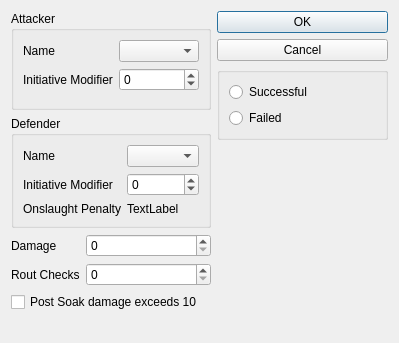
<?xml version="1.0" encoding="UTF-8"?>
<ui version="4.0">
 <class>WitheringAttack</class>
 <widget class="QDialog" name="WitheringAttack">
  <property name="geometry">
   <rect>
    <x>0</x>
    <y>0</y>
    <width>399</width>
    <height>343</height>
   </rect>
  </property>
  <property name="windowTitle">
   <string>Dialog</string>
  </property>
  <layout class="QHBoxLayout" name="horizontalLayout">
   <item>
    <layout class="QVBoxLayout" name="verticalLayout_2">
     <item>
      <widget class="QGroupBox" name="groupBox">
       <property name="title">
        <string>Attacker</string>
       </property>
       <layout class="QFormLayout" name="formLayout_2">
        <item row="0" column="1">
         <widget class="QComboBox" name="attacker_combo"/>
        </item>
        <item row="1" column="0">
         <widget class="QLabel" name="label_2">
          <property name="text">
           <string>Initiative Modifier</string>
          </property>
         </widget>
        </item>
        <item row="1" column="1">
         <widget class="QSpinBox" name="a_spinBox">
          <property name="minimum">
           <number>-99</number>
          </property>
         </widget>
        </item>
        <item row="0" column="0">
         <widget class="QLabel" name="label">
          <property name="text">
           <string>Name</string>
          </property>
         </widget>
        </item>
       </layout>
      </widget>
     </item>
     <item>
      <widget class="QGroupBox" name="groupBox_2">
       <property name="title">
        <string>Defender</string>
       </property>
       <layout class="QFormLayout" name="formLayout_3">
        <item row="0" column="0">
         <widget class="QLabel" name="label_3">
          <property name="text">
           <string>Name</string>
          </property>
         </widget>
        </item>
        <item row="0" column="1">
         <widget class="QComboBox" name="defender_combobox"/>
        </item>
        <item row="1" column="0">
         <widget class="QLabel" name="label_4">
          <property name="text">
           <string>Initiative Modifier</string>
          </property>
         </widget>
        </item>
        <item row="1" column="1">
         <widget class="QSpinBox" name="d_spinbox">
          <property name="minimum">
           <number>-99</number>
          </property>
         </widget>
        </item>
        <item row="3" column="0">
         <widget class="QLabel" name="label_7">
          <property name="text">
           <string>Onslaught Penalty</string>
          </property>
         </widget>
        </item>
        <item row="3" column="1">
         <widget class="QLabel" name="onslaught_lbl">
          <property name="text">
           <string>TextLabel</string>
          </property>
         </widget>
        </item>
       </layout>
      </widget>
     </item>
     <item>
      <layout class="QFormLayout" name="formLayout">
       <item row="0" column="0">
        <widget class="QLabel" name="label_5">
         <property name="text">
          <string>Damage</string>
         </property>
        </widget>
       </item>
       <item row="0" column="1">
        <widget class="QSpinBox" name="damage_spinbox"/>
       </item>
       <item row="1" column="0">
        <widget class="QLabel" name="label_6">
         <property name="enabled">
          <bool>true</bool>
         </property>
         <property name="text">
          <string>Rout Checks</string>
         </property>
        </widget>
       </item>
       <item row="1" column="1">
        <widget class="QSpinBox" name="rout_spinBox"/>
       </item>
       <item row="2" column="0" colspan="2">
        <widget class="QCheckBox" name="post_soak_damage_exceeds_10_checkBox">
         <property name="text">
          <string>Post Soak damage exceeds 10</string>
         </property>
        </widget>
       </item>
      </layout>
     </item>
    </layout>
   </item>
   <item>
    <layout class="QVBoxLayout" name="verticalLayout_3">
     <item>
      <widget class="QDialogButtonBox" name="buttonBox">
       <property name="sizePolicy">
        <sizepolicy hsizetype="Preferred" vsizetype="Fixed">
         <horstretch>0</horstretch>
         <verstretch>0</verstretch>
        </sizepolicy>
       </property>
       <property name="orientation">
        <enum>Qt::Vertical</enum>
       </property>
       <property name="standardButtons">
        <set>QDialogButtonBox::Cancel|QDialogButtonBox::Ok</set>
       </property>
      </widget>
     </item>
     <item>
      <widget class="QGroupBox" name="Hit_Miss">
       <property name="title">
        <string/>
       </property>
       <layout class="QVBoxLayout" name="verticalLayout">
        <item>
         <widget class="QRadioButton" name="success_radioButton">
          <property name="text">
           <string>Successful</string>
          </property>
         </widget>
        </item>
        <item>
         <widget class="QRadioButton" name="failed_radioButton">
          <property name="text">
           <string>Failed</string>
          </property>
         </widget>
        </item>
       </layout>
      </widget>
     </item>
     <item>
      <spacer name="verticalSpacer">
       <property name="orientation">
        <enum>Qt::Vertical</enum>
       </property>
       <property name="sizeHint" stdset="0">
        <size>
         <width>20</width>
         <height>40</height>
        </size>
       </property>
      </spacer>
     </item>
    </layout>
   </item>
  </layout>
 </widget>
 <tabstops>
  <tabstop>defender_combobox</tabstop>
  <tabstop>damage_spinbox</tabstop>
  <tabstop>attacker_combo</tabstop>
  <tabstop>a_spinBox</tabstop>
  <tabstop>d_spinbox</tabstop>
  <tabstop>rout_spinBox</tabstop>
 </tabstops>
 <resources/>
 <connections>
  <connection>
   <sender>buttonBox</sender>
   <signal>accepted()</signal>
   <receiver>WitheringAttack</receiver>
   <slot>accept()</slot>
   <hints>
    <hint type="sourcelabel">
     <x>248</x>
     <y>254</y>
    </hint>
    <hint type="destinationlabel">
     <x>157</x>
     <y>274</y>
    </hint>
   </hints>
  </connection>
  <connection>
   <sender>buttonBox</sender>
   <signal>rejected()</signal>
   <receiver>WitheringAttack</receiver>
   <slot>reject()</slot>
   <hints>
    <hint type="sourcelabel">
     <x>316</x>
     <y>260</y>
    </hint>
    <hint type="destinationlabel">
     <x>286</x>
     <y>274</y>
    </hint>
   </hints>
  </connection>
 </connections>
</ui>
